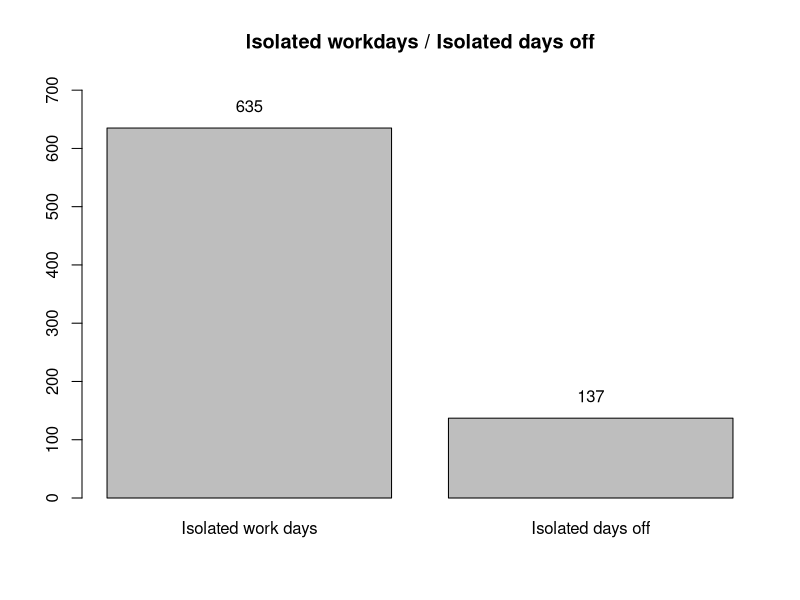

This figure's R source:

# Create a data frame with the values
data <- data.frame(
  Category = c("Isolated work days", "Isolated days off"),  Value = c(635, 137)
)

# Create the bar plot and store the bar midpoints
bar_midpoints <- barplot(data$Value, 
                         names.arg = data$Category, 
                         col = "gray", 
                         main = "Isolated workdays / Isolated days off",
                         ylim = c(0, max(data$Value) + 79))

# Add text above the bars
text(x = bar_midpoints, 
     y = data$Value + 10, 
     labels = data$Value, 
     pos = 3)







